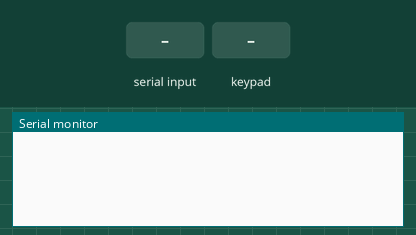
This sketch was run on a simulated Arduino Uno, built with avr-gcc and run on an emulated ATmega328P. Parts: the last lines printed to the serial monitor. The test bench sets the inputs (shaded band).

Above: at 1.2 s.
1.3 s: "1" received over Serial
At 2.3 s:
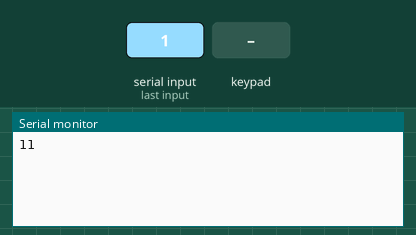
2.8 s: key '2' pressed
At 3.5 s:
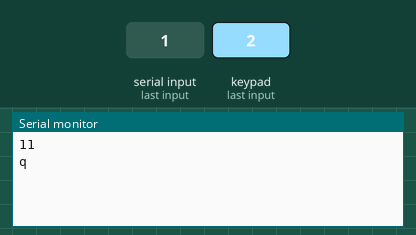
4.3 s: keypad keys 1 3 9 7 2 2 2 pressed 0.4 s apart
At 4.8 s:
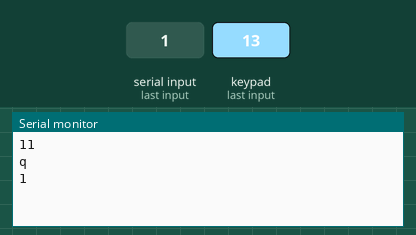

Measured:
- after the input at 1.3 s, the serial monitor: prints a new line at once (image 1)
- after the input at 2.8 s, the serial monitor: prints a new line at once (image 2)
- after the input at 4.3 s, the serial monitor: prints a new line at once (image 3)

The sketch:

CustomKeypad_dogrusy.ino
```cpp
#include <Keypad.h>

const byte ROWS = 4; //four rows
const byte COLS = 7; //four columns
//define the cymbols on the buttons of the keypads
char hexaKeys[ROWS][COLS] = {
 {'1','2','3','4','5','6','7'},
  {'8','9','M','N','O','P','R'},
  {'S','T','A','B','C','D','E'},
  {'F','G','H','I','J','K','L'}
};
byte rowPins[ROWS] = {A0,A1,A2,A3};
byte colPins[COLS] = {2,3,4,5,6,7,8};


Keypad customKeypad = Keypad( makeKeymap(hexaKeys), rowPins, colPins, ROWS, COLS);
void(*resetFunc) (void) = 0;
void setup(){
  Serial.begin(9600);
//  Serial.println("hhhhhh");
}

void loop(){

//  Serial.println("dashnda");
  if (Serial.available() > 0) {
  char customKey = Serial.read();

//  Serial.println(customKey);

  if(customKey){
    char trig = customKey;
    String aydym1 = "1";
    String strjem1 = aydym1 + customKey;
    Serial.println(strjem1);

    while(1){
      char customKey2 = customKeypad.getKey();
      if(customKey2 == trig){
        String aydym = "";
        String Strjem = aydym + trig;
        Serial.println(Strjem);
//         Serial.println("dogry");
//        Serial.print("aydym ");
//        Serial.println(customKey2);

        delay(1000);
       resetFunc();


        break;
      }
      else if(customKey2 > 0 & customKey2 != trig){
       Serial.println("q");
//
        delay(1000);

       }
      }
    }
}
}
```
